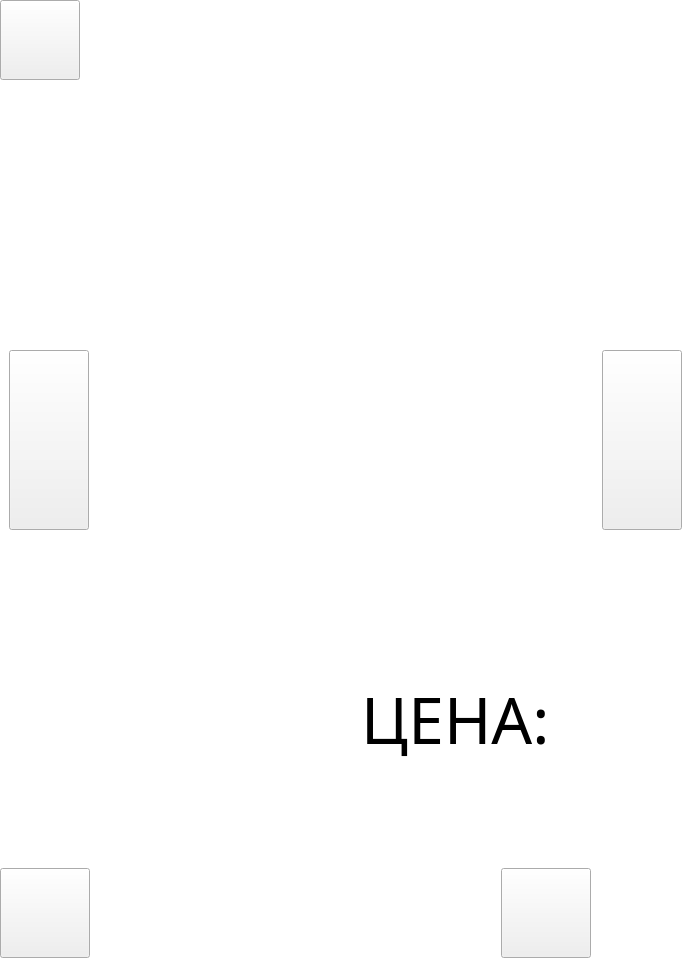
<?xml version="1.0" encoding="UTF-8"?>
<ui version="4.0">
 <class>Screen_2</class>
 <widget class="QWidget" name="Screen_2">
  <property name="geometry">
   <rect>
    <x>0</x>
    <y>0</y>
    <width>691</width>
    <height>967</height>
   </rect>
  </property>
  <property name="windowTitle">
   <string>Form</string>
  </property>
  <layout class="QVBoxLayout" name="verticalLayout_2">
   <property name="leftMargin">
    <number>0</number>
   </property>
   <property name="topMargin">
    <number>0</number>
   </property>
   <property name="rightMargin">
    <number>0</number>
   </property>
   <property name="bottomMargin">
    <number>0</number>
   </property>
   <item>
    <widget class="QWidget" name="d2_2_backgroundWidget" native="true">
     <property name="minimumSize">
      <size>
       <width>0</width>
       <height>0</height>
      </size>
     </property>
     <property name="styleSheet">
      <string notr="true">#d2_2_backgroundWidget{
 	background-color: rgb(255, 255, 255);
}

#d2_2_btnBack {
	border-image: url(:/desing2/buttons/back buttons/back-button-normal.png);
}

#d2_2_btnBack::pressed {
    border-image: url(:/desing2/buttons/back buttons/back-button-pressed.png);
}

#d2_2_btnLeft {
    border-image: url(:/desing2/buttons/arrows/arrow-left-normal.png);
}

#d2_2_btnLeft::pressed {
		border-image: url(:/desing2/buttons/arrows/arrow-left-pressed.png);
}

#d2_2_btnLeft::disabled {
	border-image: url(:/desing2/buttons/arrows/arrow-left-disable.png);
}


#d2_2_btnRight {
    border-image: url(:/desing2/buttons/arrows/arrow-right-normal.png);
}

#d2_2_btnRight::pressed {
		border-image: url(:/desing2/buttons/arrows/arrow-right-pressed.png);
}

#d2_2_btnRight::disabled {
	border-image: url(:/desing2/buttons/arrows/arrow-right-disable.png);
}


#d2_2_btnPlayVideo{
    border-image: url(:/desing2/buttons/video play buttons/big/big-play-button-normal.png);
}

#d2_2_btnPlayVideo::pressed{
    border-image: url(:/desing2/buttons/video play buttons/big/big-play-button-pressed.png);
}

#d2_2_btnBuy{
    border-image: url(:/desing2/buttons/buy buttons/buy-button-normal.png);
}

#d2_2_btnBuy::pressed{
    border-image: url(:/desing2/buttons/buy buttons/buy-button-pressed.png);
}
</string>
     </property>
     <layout class="QVBoxLayout" name="verticalLayout_4" stretch="1,16">
      <property name="spacing">
       <number>0</number>
      </property>
      <property name="leftMargin">
       <number>0</number>
      </property>
      <property name="topMargin">
       <number>0</number>
      </property>
      <property name="rightMargin">
       <number>0</number>
      </property>
      <property name="bottomMargin">
       <number>0</number>
      </property>
      <item>
       <layout class="QHBoxLayout" name="d2_2_hlTop" stretch="0,0,0">
        <property name="spacing">
         <number>6</number>
        </property>
        <item>
         <widget class="QPushButton" name="d2_2_btnBack">
          <property name="sizePolicy">
           <sizepolicy hsizetype="Minimum" vsizetype="Minimum">
            <horstretch>0</horstretch>
            <verstretch>0</verstretch>
           </sizepolicy>
          </property>
          <property name="minimumSize">
           <size>
            <width>80</width>
            <height>80</height>
           </size>
          </property>
          <property name="styleSheet">
           <string notr="true"/>
          </property>
          <property name="text">
           <string/>
          </property>
          <property name="iconSize">
           <size>
            <width>32</width>
            <height>32</height>
           </size>
          </property>
         </widget>
        </item>
        <item>
         <widget class="QLabel" name="d2_2_lblBack">
          <property name="sizePolicy">
           <sizepolicy hsizetype="Preferred" vsizetype="Preferred">
            <horstretch>0</horstretch>
            <verstretch>0</verstretch>
           </sizepolicy>
          </property>
          <property name="styleSheet">
           <string notr="true"/>
          </property>
          <property name="text">
           <string/>
          </property>
          <property name="textFormat">
           <enum>Qt::AutoText</enum>
          </property>
          <property name="pixmap">
           <pixmap resource="d2_resource/Resource.qrc">:/desing2/buttons/back buttons/back-text-gradient.png</pixmap>
          </property>
          <property name="scaledContents">
           <bool>false</bool>
          </property>
          <property name="alignment">
           <set>Qt::AlignCenter</set>
          </property>
          <property name="wordWrap">
           <bool>false</bool>
          </property>
         </widget>
        </item>
        <item>
         <spacer name="horizontalSpacer">
          <property name="orientation">
           <enum>Qt::Horizontal</enum>
          </property>
          <property name="sizeHint" stdset="0">
           <size>
            <width>40</width>
            <height>20</height>
           </size>
          </property>
         </spacer>
        </item>
       </layout>
      </item>
      <item>
       <layout class="QVBoxLayout" name="verticalLayout" stretch="1,4,1,0">
        <property name="leftMargin">
         <number>0</number>
        </property>
        <property name="topMargin">
         <number>9</number>
        </property>
        <property name="rightMargin">
         <number>0</number>
        </property>
        <property name="bottomMargin">
         <number>9</number>
        </property>
        <item>
         <widget class="QLabel" name="d2_2_lblNameProdct">
          <property name="font">
           <font>
            <family>Baloo Cyrillic</family>
            <pointsize>56</pointsize>
           </font>
          </property>
          <property name="styleSheet">
           <string notr="true"/>
          </property>
          <property name="alignment">
           <set>Qt::AlignCenter</set>
          </property>
          <property name="wordWrap">
           <bool>true</bool>
          </property>
         </widget>
        </item>
        <item>
         <layout class="QHBoxLayout" name="horizontalLayout_2">
          <property name="leftMargin">
           <number>9</number>
          </property>
          <property name="rightMargin">
           <number>9</number>
          </property>
          <item alignment="Qt::AlignLeft|Qt::AlignVCenter">
           <widget class="QPushButton" name="d2_2_btnLeft">
            <property name="enabled">
             <bool>true</bool>
            </property>
            <property name="sizePolicy">
             <sizepolicy hsizetype="Preferred" vsizetype="Fixed">
              <horstretch>0</horstretch>
              <verstretch>0</verstretch>
             </sizepolicy>
            </property>
            <property name="minimumSize">
             <size>
              <width>80</width>
              <height>180</height>
             </size>
            </property>
            <property name="styleSheet">
             <string notr="true"/>
            </property>
            <property name="text">
             <string/>
            </property>
           </widget>
          </item>
          <item>
           <layout class="QHBoxLayout" name="horizontalLayout_6">
            <property name="leftMargin">
             <number>28</number>
            </property>
            <property name="rightMargin">
             <number>28</number>
            </property>
            <item>
             <widget class="QStackedWidget" name="d2_2_stackedImageWidget">
              <property name="styleSheet">
               <string notr="true"/>
              </property>
             </widget>
            </item>
           </layout>
          </item>
          <item alignment="Qt::AlignRight|Qt::AlignVCenter">
           <widget class="QPushButton" name="d2_2_btnRight">
            <property name="sizePolicy">
             <sizepolicy hsizetype="Preferred" vsizetype="Fixed">
              <horstretch>0</horstretch>
              <verstretch>0</verstretch>
             </sizepolicy>
            </property>
            <property name="minimumSize">
             <size>
              <width>80</width>
              <height>180</height>
             </size>
            </property>
            <property name="styleSheet">
             <string notr="true"/>
            </property>
            <property name="text">
             <string/>
            </property>
           </widget>
          </item>
         </layout>
        </item>
        <item>
         <layout class="QHBoxLayout" name="horizontalLayout_3" stretch="1,1">
          <property name="spacing">
           <number>0</number>
          </property>
          <property name="leftMargin">
           <number>30</number>
          </property>
          <property name="topMargin">
           <number>0</number>
          </property>
          <property name="rightMargin">
           <number>0</number>
          </property>
          <property name="bottomMargin">
           <number>0</number>
          </property>
          <item>
           <widget class="QLabel" name="d2_2_lblDescriptionProdct">
            <property name="font">
             <font>
              <family>PT Sans</family>
              <pointsize>48</pointsize>
             </font>
            </property>
            <property name="text">
             <string/>
            </property>
            <property name="wordWrap">
             <bool>true</bool>
            </property>
           </widget>
          </item>
          <item>
           <layout class="QVBoxLayout" name="verticalLayout_3">
            <property name="spacing">
             <number>0</number>
            </property>
            <property name="leftMargin">
             <number>0</number>
            </property>
            <item>
             <spacer name="verticalSpacer_2">
              <property name="orientation">
               <enum>Qt::Vertical</enum>
              </property>
              <property name="sizeHint" stdset="0">
               <size>
                <width>20</width>
                <height>40</height>
               </size>
              </property>
             </spacer>
            </item>
            <item>
             <widget class="QLabel" name="d2_2_lblPriceText">
              <property name="font">
               <font>
                <family>Baloo Cyrillic</family>
                <pointsize>48</pointsize>
               </font>
              </property>
              <property name="styleSheet">
               <string notr="true"/>
              </property>
              <property name="text">
               <string>ЦЕНА:</string>
              </property>
              <property name="alignment">
               <set>Qt::AlignLeading|Qt::AlignLeft|Qt::AlignVCenter</set>
              </property>
             </widget>
            </item>
            <item>
             <widget class="QLabel" name="d2_2_lblPriceProduct">
              <property name="font">
               <font>
                <family>Baloo Cyrillic</family>
                <pointsize>58</pointsize>
               </font>
              </property>
              <property name="styleSheet">
               <string notr="true"/>
              </property>
              <property name="text">
               <string/>
              </property>
              <property name="alignment">
               <set>Qt::AlignLeading|Qt::AlignLeft|Qt::AlignVCenter</set>
              </property>
             </widget>
            </item>
            <item>
             <spacer name="verticalSpacer">
              <property name="orientation">
               <enum>Qt::Vertical</enum>
              </property>
              <property name="sizeHint" stdset="0">
               <size>
                <width>20</width>
                <height>40</height>
               </size>
              </property>
             </spacer>
            </item>
           </layout>
          </item>
         </layout>
        </item>
        <item>
         <layout class="QHBoxLayout" name="horizontalLayout_4">
          <property name="spacing">
           <number>10</number>
          </property>
          <item>
           <widget class="QPushButton" name="d2_2_btnPlayVideo">
            <property name="sizePolicy">
             <sizepolicy hsizetype="Fixed" vsizetype="Fixed">
              <horstretch>0</horstretch>
              <verstretch>0</verstretch>
             </sizepolicy>
            </property>
            <property name="minimumSize">
             <size>
              <width>90</width>
              <height>90</height>
             </size>
            </property>
            <property name="text">
             <string/>
            </property>
           </widget>
          </item>
          <item>
           <widget class="QLabel" name="d2_2_lblTextVideo">
            <property name="sizePolicy">
             <sizepolicy hsizetype="Preferred" vsizetype="Fixed">
              <horstretch>0</horstretch>
              <verstretch>0</verstretch>
             </sizepolicy>
            </property>
            <property name="minimumSize">
             <size>
              <width>0</width>
              <height>39</height>
             </size>
            </property>
            <property name="text">
             <string/>
            </property>
            <property name="pixmap">
             <pixmap resource="d2_resource/Resource.qrc">:/desing2/text/see-video-text-gradient.png</pixmap>
            </property>
            <property name="scaledContents">
             <bool>false</bool>
            </property>
           </widget>
          </item>
          <item>
           <layout class="QHBoxLayout" name="horizontalLayout_5">
            <item alignment="Qt::AlignHCenter|Qt::AlignVCenter">
             <widget class="QPushButton" name="d2_2_btnBuy">
              <property name="sizePolicy">
               <sizepolicy hsizetype="Preferred" vsizetype="Preferred">
                <horstretch>0</horstretch>
                <verstretch>0</verstretch>
               </sizepolicy>
              </property>
              <property name="minimumSize">
               <size>
                <width>90</width>
                <height>90</height>
               </size>
              </property>
              <property name="text">
               <string/>
              </property>
             </widget>
            </item>
           </layout>
          </item>
         </layout>
        </item>
       </layout>
      </item>
     </layout>
    </widget>
   </item>
  </layout>
 </widget>
 <resources>
  <include location="d2_resource/Resource.qrc"/>
 </resources>
 <connections/>
</ui>
